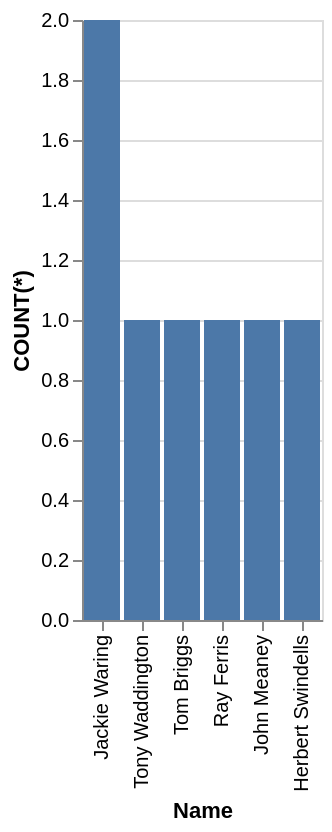

Vega-Lite specification for this chart:
### Vega-Lite specification from a JSON file in a GitHub repository (floating-point values rounded to 4 significant figures)
{"data": {"values": [{"x_data": "Jackie Waring", "y_data": 2}, {"x_data": "Tony Waddington", "y_data": 1}, {"x_data": "Tom Briggs", "y_data": 1}, {"x_data": "Ray Ferris", "y_data": 1}, {"x_data": "John Meaney", "y_data": 1}, {"x_data": "Herbert Swindells", "y_data": 1}]}, "mark": "bar", "encoding": {"x": {"field": "x_data", "type": "nominal", "title": "Name", "sort": {"op": "sum", "field": "y_data", "order": "descending"}}, "y": {"field": "y_data", "type": "quantitative", "title": "COUNT(*)"}}}
